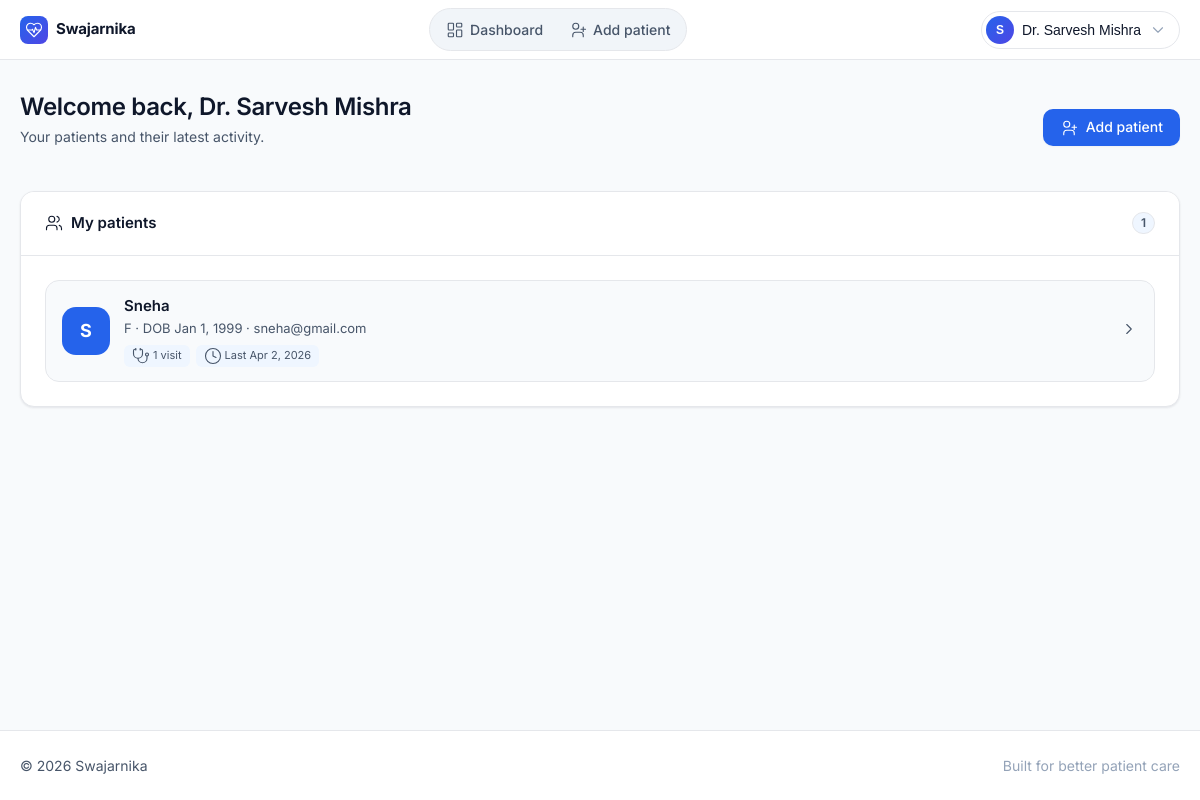
The page /doctor/dashboard/ (signed in) on the database its author committed.
### core/models.py (models this page shows, shortened)
class User(AbstractUser):
    is_doctor = models.BooleanField(default=False)
    is_patient = models.BooleanField(default=False)

class Doctor(models.Model):
    user = models.OneToOneField(User, on_delete=models.CASCADE)
    name = models.CharField(max_length=255)
    email = models.EmailField(unique=True)
    specialization = models.CharField(max_length=255)
    phone = models.CharField(max_length=15, blank=True, null=True)
    hospital = models.CharField(max_length=255, blank=True, null=True)
    created_at = models.DateTimeField(auto_now_add=True)

class Patient(models.Model):
    user = models.OneToOneField(User, on_delete=models.CASCADE)
    doctor = models.ForeignKey(
        Doctor,
        on_delete=models.SET_NULL,
        related_name='patients',
        null=True,
        blank=True,
    )
    name = models.CharField(max_length=255)
    email = models.EmailField(unique=True)
    date_of_birth = models.DateField()
    gender = models.CharField(max_length=20)
    phone = models.CharField(max_length=15, blank=True, null=True)
    address = models.TextField(blank=True, null=True)
    created_at = models.DateTimeField(auto_now_add=True)

### core/template_views.py (the view)
    @login_required(login_url='doctor_login')
    def wrapper(request, *args, **kwargs):
        if not hasattr(request.user, 'doctor'):
            return redirect('doctor_login')
        return view_func(request, *args, **kwargs)

### core/template_views.py (called while the page is built)
def doctor_required(view_func):
    @login_required(login_url='doctor_login')
    def wrapper(request, *args, **kwargs):
        if not hasattr(request.user, 'doctor'):
            return redirect('doctor_login')
        return view_func(request, *args, **kwargs)
    return wrapper

@doctor_required
def doctor_dashboard(request):
    from django.db.models import Count, Max
    patients = (
        Patient.objects.filter(doctor=request.user.doctor)
        .annotate(visit_count=Count('visit', distinct=True),
                  last_visit_at=Max('visit__date_of_visit'))
        .order_by('-last_visit_at', 'name')
    )
    context = {
        'patients': patients,
    }
    return render(request, 'core/doctor/dashboard.html', context)

### core/templatetags/lucide.py (called while the page is built)
@register.simple_tag
def icon(name, size=18, **kwargs):
    body = _ICONS.get(name)
    if body is None:
        return mark_safe(f"<!-- icon:{name} not found -->")
    extra_cls = kwargs.get("class", "")
    klass = f"lucide {extra_cls}".strip()
    sw = kwargs.get("stroke_width", "1.5")
    aria = 'aria-hidden="true"'
    svg = (
        f'<svg xmlns="http://www.w3.org/2000/svg" class="{klass}" '
        f'width="{size}" height="{size}" viewBox="0 0 24 24" '
        f'fill="none" stroke="currentColor" stroke-width="{sw}" '
        f'stroke-linecap="round" stroke-linejoin="round" {aria}>'
        f'{body}</svg>'
    )
    return mark_safe(svg)

### core/templates/core/doctor/dashboard.html (shortened to what this page needs)
{% extends 'core/base.html' %}
{% load lucide %}
{% block content %}
<div class="sw-page-head">
    <div>
        <h1>Welcome back, Dr. {{ user.doctor.name }}</h1>
        <p class="sw-page-sub">Your patients and their latest activity.</p>
    </div>
    <div class="sw-page-head-actions">
        <a href="{% url 'doctor_patient_add' %}" class="sw-btn">
            {% icon "user-plus" size=16 %}<span>Add patient</span>
        </a>
    </div>
</div>
<section class="sw-card">
    <header class="sw-card-header">
        <span class="sw-card-head-title">{% icon "users" size=16 %}<span>My patients</span></span>
        <span class="sw-badge-soft">{{ patients|length }}</span>
    </header>
    <div class="sw-card-body">
        {% if patients %}
            <div class="sw-stack" style="gap:10px;">
                {% for p in patients %}
                    <a href="{% url 'doctor_patient_detail' p.id %}" class="sw-visit-row">
                        <div class="sw-patient-avatar" style="width:48px;height:48px;border-radius:14px;font-size:18px;">
                            {{ p.name|slice:":1"|upper }}
                        </div>
                        <div class="sw-visit-row-main">
                            <div class="sw-visit-row-title">{{ p.name }}</div>
                            <div class="sw-visit-row-sub">
                                {{ p.gender }} · DOB {{ p.date_of_birth|date:"M j, Y" }}
                                {% if p.email %} · {{ p.email }}{% endif %}
                            </div>
                            <div class="sw-visit-row-chip">
                                <span class="sw-mini-chip">{% icon "stethoscope" size=10 %} {{ p.visit_count }} visit{{ p.visit_count|pluralize }}</span>
                                {% if p.last_visit_at %}
                                    <span class="sw-mini-chip">{% icon "clock" size=10 %} Last {{ p.last_visit_at|date:"M j, Y" }}</span>
                                {% else %}
                                    <span class="sw-mini-chip">{% icon "clock" size=10 %} No visits yet</span>
                                {% endif %}
                            </div>
                        </div>
                        <span class="sw-visit-row-arrow">{% icon "chevron-right" size=18 %}</span>
                    </a>
                {% endfor %}
            </div>
        {% endif %}
    </div>
</section>
{% endblock %}

### core/templates/core/base.html (shortened to what this page needs)
{% load static %}
{% load lucide %}
<!DOCTYPE html>
<html lang="en">
<head>
    <link href="{% static 'core/css/main.css' %}" rel="stylesheet">
</head>
<body class="{% block body_class %}{% endblock %}">
    {% block header %}
    <header class="sw-header">
        <div class="sw-container sw-nav">
            <a class="sw-brand" href="/">
                <span class="sw-brand-mark">{% icon "heart-pulse" size=18 %}</span>
                <span>Swajarnika</span>
            </a>
            {% if user.is_authenticated %}
                <ul class="sw-nav-links" id="swNavLinks">
                    {% if user.is_doctor %}
                        <li><a href="{% url 'doctor_dashboard' %}">{% icon "layout-dashboard" size=16 %}<span>Dashboard</span></a></li>
                        <li><a href="{% url 'doctor_patient_add' %}">{% icon "user-plus" size=16 %}<span>Add patient</span></a></li>
                    {% endif %}
                </ul>
                <div class="sw-flex">
                    <div class="sw-nav-user" id="swUserMenu">
                        <button class="sw-nav-user-btn" type="button"
                                onclick="document.getElementById('swUserMenu').classList.toggle('open')">
                            <span class="sw-avatar">
                                {% if user.is_doctor %}{{ user.doctor.name|slice:":1"|upper }}
                                {% elif user.is_patient %}{{ user.patient.name|slice:":1"|upper }}
                                {% else %}{{ user.username|slice:":1"|upper }}{% endif %}
                            </span>
                            <span class="sw-nav-user-name">
                                {% if user.is_doctor %}Dr. {{ user.doctor.name }}
                                {% elif user.is_patient %}{{ user.patient.name }}
                                {% else %}{{ user.username }}{% endif %}
                            </span>
                            {% icon "chevron-down" size=14 class="sw-text-soft" %}
                        </button>
                    </div>
                </div>
            {% endif %}
        </div>
    </header>
    {% endblock %}
    {% block main %}
    <main class="sw-main">
        <div class="sw-container">
            {% block content %}{% endblock %}
        </div>
    </main>
    {% block footer %}
    <footer class="sw-footer">
        <div class="sw-container sw-footer-inner">
            <span>&copy; 2026 Swajarnika</span>
            <span class="sw-text-soft">Built for better patient care</span>
        </div>
    </footer>
    {% endblock %}
    {% endblock %}
</body>
</html>

### rows shown on the page
User: doctor.name "S", doctor.name "Sarvesh Mishra"
Patient: name "S", name "Sneha", gender "F", date_of_birth "Jan 1, 1999", email "sneha@gmail.com", visit_count "1", last_visit_at "Apr 2, 2026"

### other values the page prints
{{ patients|length }} "1"
